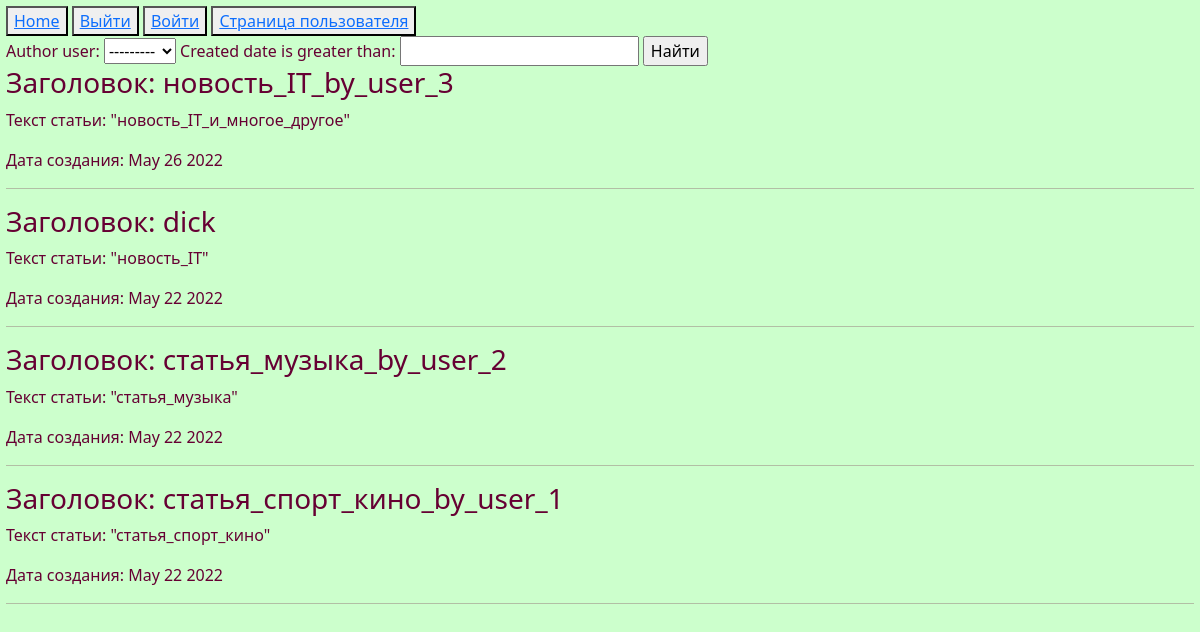
Page /news/search/ on the earlier database version.
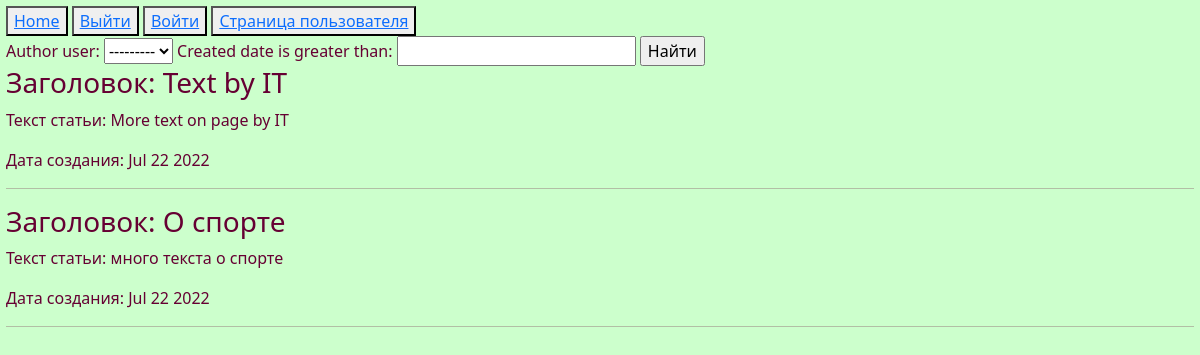
Same page on the later database version.
### news/models.py (models this page shows, shortened)
class Post(models.Model):
    article = 'a'
    news = 'n'
    POST_TYPE = [
        (article, "Статья"),
        (news, "Новость")
    ]
    author = models.ForeignKey(Author, on_delete=models.CASCADE)
    post_type = models.CharField(max_length=1, choices=POST_TYPE, default=article)
    created = models.DateTimeField(auto_now_add=True)
    cats = models.ManyToManyField(Category, through='PostCategory')
    title = models.CharField(max_length=256)
    text = models.TextField()
    rating = models.IntegerField(default=0)
    class Meta:
        verbose_name = 'Посты'
        verbose_name_plural = 'Посты'
        ordering = ['-created']

### news/views.py (the view)
# urls.py: path('search/', NewsSearch.as_view(), name='search'),
class NewsSearch(ListView):
    model = Post
    template_name = 'news/search.html'
    extra_context = {'title': 'Search page'}
    queryset = Post.objects.order_by('-created')
    def get_context_data(self, **kwargs):
        context = super().get_context_data(**kwargs)
        context['filter'] = PostFilter(self.request.GET, queryset=self.get_queryset())
        return context

### news/templates/news/search.html (shortened to what this page needs)
{% extends 'news/default.html' %}
{% block content%}
<form method="GET">
    <div class="form-group">
        {{ filter.form }}
        <input type="submit"  value="Найти">
    </div>
</form>
<div>
    {% if filter %}
    {% for p in filter.qs %}
            <h3>Заголовок:&nbsp;{{p.title}}</h3>
            <p>Текст статьи:&nbsp;{{p.text}}</p>
            <p>Дата создания:&nbsp;{{p.created|date:'M d Y'}}</p>
            <hr>
    {% endfor %}
    {% endif %}
</div>
{% endblock %}

### news/templates/news/default.html (shortened to what this page needs)
{% load static %}
<!doctype html>
<html lang="en">
<head>
    <link rel="stylesheet" href="https://cdn.jsdelivr.net/npm/bootstrap@5.1.3/dist/css/bootstrap.min.css">
    <link rel="stylesheet" href="{% static 'news/css/style.css' %}">
    <button> <a href="{% url 'home' %}">Home</a></button>
    <button> <a href="/sign/logout/">Выйти</a></button>
    <button> <a href="/sign/login/">Войти</a></button>
    <button> <a href="{% url 'u_page' %}">Страница пользователя</a> </button>
</head>
<body>
{%block content%}
{% endblock %}
</body>
</html>

### news/static/news/css/style.css (style rules this page uses)
body { background: #ccffcc; color: #660033; margin: 0.5%; }

Differences in the rows shown:
removed Post: title "новость_IT_by_user_3", text "\"новость_IT_и_многое_другое\"", created "May 26 2022"
removed Post: title "dick", text "\"новость_IT\"", created "May 22 2022"
removed Post: title "статья_музыка_by_user_2", text "\"статья_музыка\"", created "May 22 2022"
removed Post: title "статья_спорт_кино_by_user_1", text "\"статья_спорт_кино\"", created "May 22 2022"
added Post: title "Text by IT", text "More text on page by IT", created "Jul 22 2022"
added Post: title "О спорте", text "много текста о спорте", created "Jul 22 2022"
